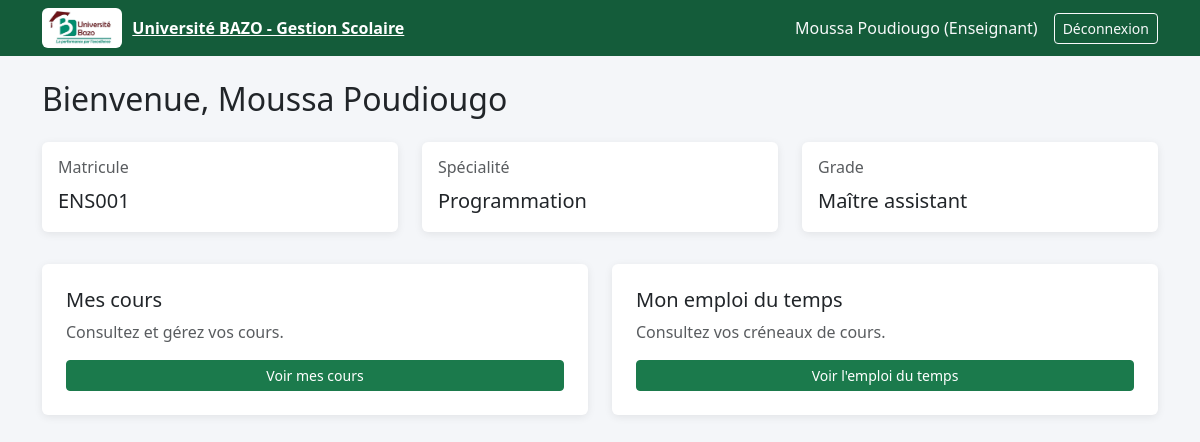
The app's page /dashboard/enseignant/ (signed in) with its own data.
### utilisateurs/models.py (models this page shows, shortened)
class Utilisateur(AbstractUser):
    ROLE_CHOICES = (
        ('etudiant', 'Étudiant'),
        ('enseignant', 'Enseignant'),
        ('admin', 'Administrateur'),
        ('caissier', 'Caissier'),
    )
    role = models.CharField(max_length=20, choices=ROLE_CHOICES)
    telephone = models.CharField(max_length=20, blank=True, null=True)

class Enseignant(models.Model):
    utilisateur = models.OneToOneField(
        Utilisateur,
        on_delete=models.CASCADE,
        related_name='profil_enseignant'
    )
    matricule = models.CharField(max_length=20, unique=True)
    specialite = models.CharField(max_length=100, blank=True, null=True)
    grade = models.CharField(max_length=50, blank=True, null=True)

### utilisateurs/views.py (the view)
# urls.py: path('dashboard/enseignant/', views.dashboard_enseignant_view, name='dashboard_enseignant'),
@login_required
def dashboard_enseignant_view(request):
    if request.user.role != 'enseignant':
        return redirect('redirection_dashboard')
    enseignant = request.user.profil_enseignant
    return render(request, 'utilisateurs/dashboard_enseignant.html', {
        'enseignant': enseignant
    })

### templates/utilisateurs/dashboard_enseignant.html (shortened to what this page needs)
{% extends 'base.html' %}
{% block content %}
<h2 class="mb-4">Bienvenue, {{ enseignant.utilisateur.first_name }} {{ enseignant.utilisateur.last_name }}</h2>
<div class="row">
    <div class="col-md-4 mb-3">
        <div class="card p-3">
            <h6 class="text-muted">Matricule</h6>
            <p class="mb-0 fs-5">{{ enseignant.matricule }}</p>
        </div>
    </div>
    <div class="col-md-4 mb-3">
        <div class="card p-3">
            <h6 class="text-muted">Spécialité</h6>
            <p class="mb-0 fs-5">{{ enseignant.specialite|default:"Non renseignée" }}</p>
        </div>
    </div>
    <div class="col-md-4 mb-3">
        <div class="card p-3">
            <h6 class="text-muted">Grade</h6>
            <p class="mb-0 fs-5">{{ enseignant.grade|default:"Non renseigné" }}</p>
        </div>
    </div>
</div>
<div class="row mt-3">
    <div class="col-md-6 mb-3">
        <div class="card p-4">
            <h5>Mes cours</h5>
            <p class="text-muted">Consultez et gérez vos cours.</p>
            <a href="{% url 'mes_cours' %}" class="btn btn-primary btn-sm">Voir mes cours</a>
        </div>
    </div>
    <div class="col-md-6 mb-3">
        <div class="card p-4">
            <h5>Mon emploi du temps</h5>
            <p class="text-muted">Consultez vos créneaux de cours.</p>
            <a href="{% url 'emploi_temps_enseignant' %}" class="btn btn-primary btn-sm">Voir l'emploi du temps</a>
        </div>
    </div>
</div>
{% endblock %}

### templates/base.html (shortened to what this page needs)
{% load static %}
<!DOCTYPE html>
<html lang="fr">
<head>
    <link href="https://cdn.jsdelivr.net/npm/bootstrap@5.3.0/dist/css/bootstrap.min.css" rel="stylesheet">
</head>
<body>
    {% if user.is_authenticated %}
    <nav class="navbar navbar-expand-lg navbar-dark navbar-bazo">
        <div class="container">
            <a class="navbar-brand-bazo" href="{% url 'redirection_dashboard' %}">
                <img src="{% static 'images/logo_bazo.jpeg' %}" alt="Logo Université BAZO">
                <span>Université BAZO - Gestion Scolaire</span>
            </a>
            <div class="d-flex align-items-center">
                <span class="text-light me-3">
                    {{ user.first_name }} {{ user.last_name }} ({{ user.get_role_display }})
                </span>
                <a href="{% url 'logout' %}" class="btn btn-outline-light btn-sm">Déconnexion</a>
            </div>
        </div>
    </nav>
    {% endif %}
    <div class="container mt-4">
        {% block content %}
        {% endblock %}
    </div>
</body>
</html>

### templates/base.html (style rules this page uses)
:root { --bazo-green: #1B7A4C; --bazo-green-dark: #145c3a; --bazo-red: #7A1F2B; }
body { background-color: #f4f6f9; }
.navbar-bazo { background-color: var(--bazo-green-dark); }
.navbar-brand-bazo { display: flex; align-items: center; gap: 10px; font-weight: bold; color: white; }
.navbar-brand-bazo img { height: 40px; border-radius: 6px; background: white; padding: 3px; }
.card { border: none; box-shadow: 0 2px 8px rgba(0,0,0,0.08); }
.btn-primary { background-color: var(--bazo-green); border-color: var(--bazo-green); }
a { color: var(--bazo-green-dark); }

### records on screen
Utilisateur: first_name "Moussa", last_name "Poudiougo", role "Enseignant"
Enseignant: utilisateur.first_name "Moussa", utilisateur.last_name "Poudiougo", matricule "ENS001", specialite "Programmation", grade "Maître assistant"
